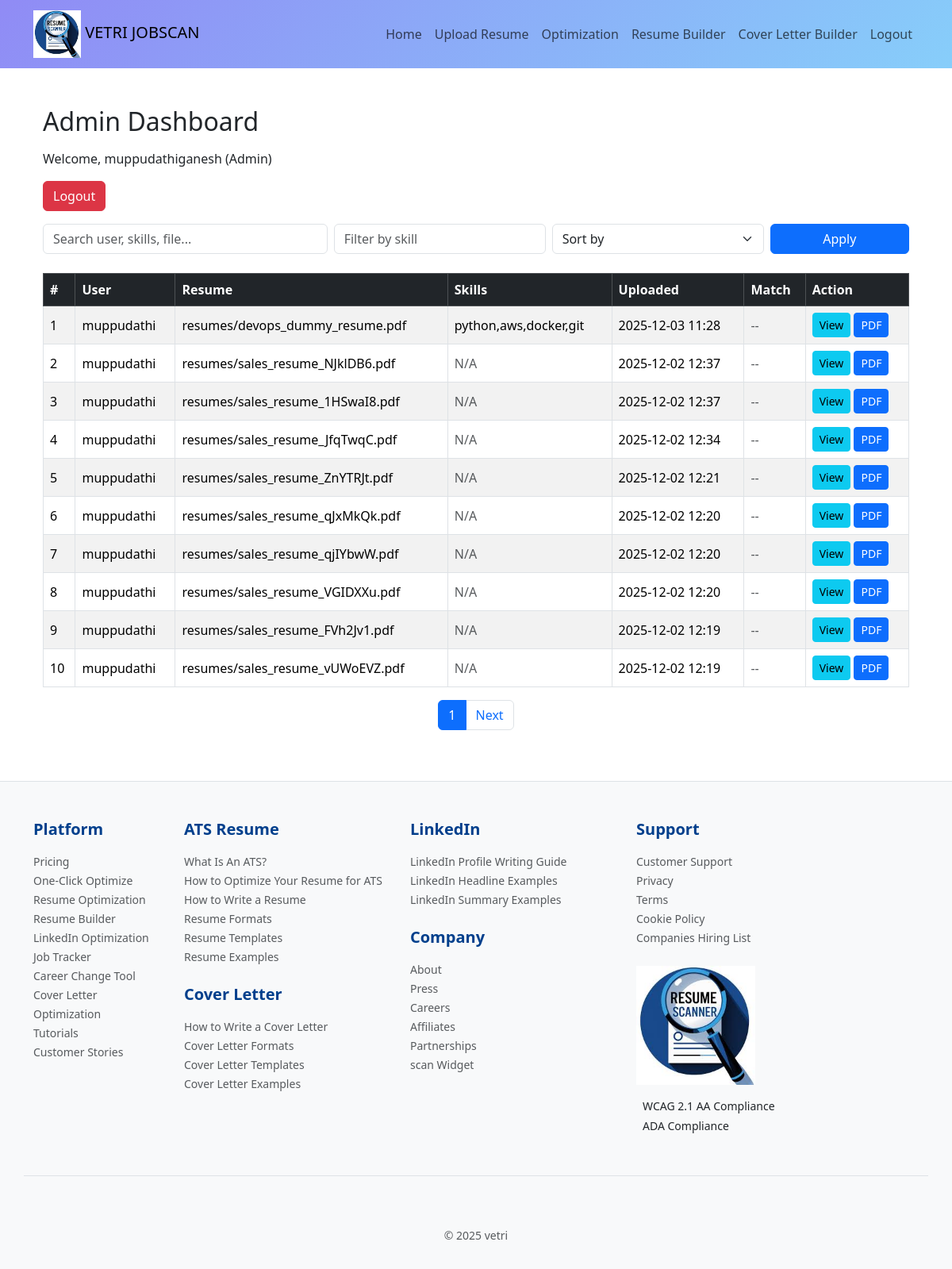
Screenshot of /admin_dashboard/ (signed in) with the database file from the repository.
### core/models.py (models this page shows, shortened)
class Resume(models.Model):
    user = models.ForeignKey(User, on_delete=models.CASCADE)
    file = models.FileField(upload_to="resumes/")
    extracted_text = models.TextField(null=True, blank=True)
    skills = models.TextField(null=True, blank=True)
    experience = models.TextField(null=True, blank=True)   # extracted experience
    education = models.TextField(null=True, blank=True)    # extracted education
    parsed_json = models.JSONField(null=True, blank=True)  # structured parse output
    created_at = models.DateTimeField(auto_now_add=True)

### core/views.py (the view, shortened to what this page needs)
# urls.py: path("admin_dashboard/", views.admin_dashboard, name="admin_dashboard"),
@login_required
@user_passes_test(lambda u: u.is_staff)
def admin_dashboard(request):
    search_query = request.GET.get("search", "").strip()
    skill_filter = request.GET.get("skill", "").strip().lower()
    sort_by = request.GET.get("sort", "")
    resumes = Resume.objects.all().order_by("-created_at")
    if skill_filter:
     resumes = resumes.filter(skills__iregex=rf"\b{skill_filter}\b")
    def compute_match_rate(resume):
        if not skill_filter:
            return 0
        skills_list = (resume.skills or "").lower().split(",")
        return 100 if skill_filter in skills_list else 0
    for r in resumes:
        r.match_rate = compute_match_rate(r)
    if sort_by == "match_high":
        resumes = sorted(resumes, key=lambda x: x.match_rate, reverse=True)
    elif sort_by == "match_low":
        resumes = sorted(resumes, key=lambda x: x.match_rate)
    paginator = Paginator(resumes, 10)
    page_number = request.GET.get("page")
    resumes_page = paginator.get_page(page_number)
    return render(request, "admin_dashboard.html", {
        "resumes": resumes_page,
        "search_query": search_query,
        "skill_filter": skill_filter,
        "sort_by": sort_by,
    })

### core/templates/admin_dashboard.html (shortened to what this page needs)
{% extends "base.html" %}
{% load static %}
{% block content %}
<div class="container py-4">
    <h2 class="mb-3">Admin Dashboard</h2>
    <p>Welcome, {{ request.user.username }} (Admin)</p>
    <a href="{% url 'logout' %}" class="btn btn-danger mb-3">Logout</a>
    <form method="get" class="row mb-4 g-2">
        <div class="col-md-4">
            <input type="text" name="search" class="form-control"
                   placeholder="Search user, skills, file..."
                   value="{{ search_query }}">
        </div>
        <div class="col-md-3">
            <input type="text" name="skill" class="form-control"
                   placeholder="Filter by skill"
                   value="{{ skill_filter }}">
        </div>
        <div class="col-md-3">
            <select name="sort" class="form-select">
                <option value="">Sort by</option>
            </select>
        </div>
        <div class="col-md-2">
            <button class="btn btn-primary w-100">Apply</button>
        </div>
    </form>
    {% if resumes %}
    <div class="table-responsive">
        <table class="table table-bordered table-striped align-middle">
            <thead class="table-dark">
                <tr>
                    <th>#</th>
                    <th>User</th>
                    <th>Resume</th>
                    <th>Skills</th>
                    <th>Uploaded</th>
                    <th>Match</th>
                    <th>Action</th>
                </tr>
            </thead>
            <tbody>
                {% for resume in resumes %}
                <tr>
                    <td>{{ forloop.counter }}</td>
                    <td>{{ resume.user.username }}</td>
                    <td>{{ resume.file.name|slice:":40" }}{% if resume.file.name|length > 40 %}...{% endif %}</td>
                    <td>
                        {% if resume.skills %}
                            {{ resume.skills|truncatechars:50 }}
                        {% else %}
                            <span class="text-muted">N/A</span>
                        {% endif %}
                    </td>
                    <td>{{ resume.created_at|date:"Y-m-d H:i" }}</td>
                    <td>
                        {% if resume.match_rate %}
                            <strong>{{ resume.match_rate }}%</strong>
                        {% else %}
                            <span class="text-muted">--</span>
                        {% endif %}
                    </td>
                    <td>
                        <a href="{% url 'resume_detail' resume.pk %}" class="btn btn-sm btn-info">View</a>
                        <a href="{% url 'resume_download' resume.pk %}" class="btn btn-sm btn-primary">PDF</a>
                    </td>
                </tr>
                {% endfor %}
            </tbody>
        </table>
    </div>
    <nav>
        <ul class="pagination justify-content-center">
            <li class="page-item active"><span class="page-link">{{ resumes.number }}</span></li>
            {% if resumes.has_next %}
                <li class="page-item"><a class="page-link" href="?page={{ resumes.next_page_number }}">Next</a></li>
            {% endif %}
        </ul>
    </nav>
    {% else %}
        <p>No resumes found.</p>
    {% endif %}
</div>
{% endblock %}

### core/templates/base.html (shortened to what this page needs)
{% load static %}
<!DOCTYPE html>
<html lang="en">
<head>
    <link href="https://cdn.jsdelivr.net/npm/bootstrap@5.3.3/dist/css/bootstrap.min.css" rel="stylesheet">
</head>
<body>
<nav class="navbar navbar-expand-lg" style="background: linear-gradient(135deg, rgb(144, 139, 245), #87cefa);">
    <div class="container">
        <a class="navbar-brand" href="/">
            <img src="{% static 'images/images (2).jpg' %}" style="height: 60px;">
            <span>VETRI JOBSCAN</span>
        </a>
        <div class="collapse navbar-collapse" id="nav">
            <ul class="navbar-nav ms-auto">
                <li class="nav-item"><a class="nav-link" href="{% url 'dashboard' %}">Home</a></li>
                {% if user.is_authenticated %}
                    <li class="nav-item"><a class="nav-link" href="/upload/">Upload Resume</a></li>
                    <li class="nav-item">
    <a class="nav-link" href="{% url 'optimize_resume' %}">Optimization</a>
</li>
<li class="nav-item">
    <a class="nav-link" href="{% url 'resume_builder' %}">Resume Builder</a>
</li>
<li class="nav-item">
    <a class="nav-link" href="{% url 'cover_letter_builder' %}">Cover Letter Builder</a>
</li>
                    <li class="nav-item"><a class="nav-link" href="{% url 'logout' %}">Logout</a></li>
                {% else %}
                    <li class="nav-item"><a class="nav-link" href="/login/">Login</a></li>
                    <li class="nav-item"><a class="nav-link" href="/register/">Register</a></li>
                {% endif %}
            </ul>
        </div>
    </div>
</nav>
<div class="container my-4">
    {% block content %}{% endblock %}
</div>
<footer class="bg-light pt-5 pb-3 border-top">
    <div class="container">
        <div class="row">
            <div class="col-lg-2 col-md-4 col-sm-6 mb-4">
                <h5 class="mb-3" style="font-weight: 700; color: #003f8c;">Platform</h5>
                <ul class="list-unstyled">
                    <li><a href="#" class="text-muted text-decoration-none small">Pricing</a></li>
                    <li><a href="#" class="text-muted text-decoration-none small">One-Click Optimize</a></li>
                    <li><a href="#" class="text-muted text-decoration-none small">Resume Optimization</a></li>
                    <li><a href="#" class="text-muted text-decoration-none small">Resume Builder</a></li>
                    <li><a href="#" class="text-muted text-decoration-none small">LinkedIn Optimization</a></li>
                    <li><a href="#" class="text-muted text-decoration-none small">Job Tracker</a></li>
                    <li><a href="#" class="text-muted text-decoration-none small">Career Change Tool</a></li>
                    <li><a href="#" class="text-muted text-decoration-none small">Cover Letter Optimization</a></li>
                    <li><a href="#" class="text-muted text-decoration-none small">Tutorials</a></li>
                    <li><a href="#" class="text-muted text-decoration-none small">Customer Stories</a></li>
                </ul>
            </div>
            <div class="col-lg-3 col-md-4 col-sm-6 mb-4">
                <h5 class="mb-3" style="font-weight: 700; color: #003f8c;">ATS Resume</h5>
                <ul class="list-unstyled">
                    <li><a href="#" class="text-muted text-decoration-none small">What Is An ATS?</a></li>
                    <li><a href="#" class="text-muted text-decoration-none small">How to Optimize Your Resume for ATS</a></li>
                    <li><a href="#" class="text-muted text-decoration-none small">How to Write a Resume</a></li>
                    <li><a href="#" class="text-muted text-decoration-none small">Resume Formats</a></li>
                    <li><a href="#" class="text-muted text-decoration-none small">Resume Templates</a></li>
                    <li><a href="#" class="text-muted text-decoration-none small">Resume Examples</a></li>
                </ul>
                <h5 class="mt-4 mb-3" style="font-weight: 700; color: #003f8c;">Cover Letter</h5>
                <ul class="list-unstyled">
                    <li><a href="#" class="text-muted text-decoration-none small">How to Write a Cover Letter</a></li>
                    <li><a href="#" class="text-muted text-decoration-none small">Cover Letter Formats</a></li>
                    <li><a href="#" class="text-muted text-decoration-none small">Cover Letter Templates</a></li>
                    <li><a href="#" class="text-muted text-decoration-none small">Cover Letter Examples</a></li>
                </ul>
            </div>
            <div class="col-lg-3 col-md-4 col-sm-6 mb-4">
                <h5 class="mb-3" style="font-weight: 700; color: #003f8c;">LinkedIn</h5>
                <ul class="list-unstyled">
                    <li><a href="#" class="text-muted text-decoration-none small">LinkedIn Profile Writing Guide</a></li>
                    <li><a href="#" class="text-muted text-decoration-none small">LinkedIn Headline Examples</a></li>
                    <li><a href="#" class="text-muted text-decoration-none small">LinkedIn Summary Examples</a></li>
                </ul>
                <h5 class="mt-4 mb-3" style="font-weight: 700; color: #003f8c;">Company</h5>
                <ul class="list-unstyled">
                    <li><a href="#" class="text-muted text-decoration-none small">About</a></li>
                    <li><a href="#" class="text-muted text-decoration-none small">Press</a></li>
                    <li><a href="#" class="text-muted text-decoration-none small">Careers</a></li>
                    <li><a href="#" class="text-muted text-decoration-none small">Affiliates</a></li>
                    <li><a href="#" class="text-muted text-decoration-none small">Partnerships</a></li>
                    <li><a href="#" class="text-muted text-decoration-none small">scan Widget</a></li>
                </ul>
            </div>
            <div class="col-lg-4 col-md-12 col-sm-6 mb-4">
                <h5 class="mb-3" style="font-weight: 700; color: #003f8c;">Support</h5>
                <ul class="list-unstyled">
                    <li><a href="#" class="text-muted text-decoration-none small">Customer Support</a></li>
                    <li><a href="#" class="text-muted text-decoration-none small">Privacy</a></li>
                    <li><a href="#" class="text-muted text-decoration-none small">Terms</a></li>
                    <li><a href="#" class="text-muted text-decoration-none small">Cookie Policy</a></li>
                    <li><a href="#" class="text-muted text-decoration-none small">Companies Hiring List</a></li>
                </ul>
                <div class="mt-4 mb-3">
                    <img src="{% static 'images/images (2).jpg' %}" alt="Professional Association of Resume Writers" class="img-fluid" style="max-width: 150px;">
                </div>
                <div class="small">
                    <p class="mb-1"> WCAG 2.1 AA Compliance</p>
                    <p class="mb-1"> ADA Compliance</p>
                </div>
            </div>
        </div> <div class="row pt-4 mt-4 border-top">
            <div class="col-12 text-center">
                <div class="mb-3">
                </div>
                <p class="text-muted small">© 2025 vetri</p>
            </div>
        </div> </div>
</footer>
</body>
</html>

### rows the page displays
Resume: user.username "muppudathi", file.name "resumes/devops_dummy_resume.pdf", skills "python,aws,docker,git", created_at "2025-12-03 11:28"
Resume: user.username "muppudathi", file.name "resumes/sales_resume_NJklDB6.pdf", skills "N/A", created_at "2025-12-02 12:37"
Resume: user.username "muppudathi", file.name "resumes/sales_resume_1HSwaI8.pdf", skills "N/A", created_at "2025-12-02 12:37"
Resume: user.username "muppudathi", file.name "resumes/sales_resume_JfqTwqC.pdf", skills "N/A", created_at "2025-12-02 12:34"
Resume: user.username "muppudathi", file.name "resumes/sales_resume_ZnYTRJt.pdf", skills "N/A", created_at "2025-12-02 12:21"
Resume: user.username "muppudathi", file.name "resumes/sales_resume_qJxMkQk.pdf", skills "N/A", created_at "2025-12-02 12:20"
Resume: user.username "muppudathi", file.name "resumes/sales_resume_qjIYbwW.pdf", skills "N/A", created_at "2025-12-02 12:20"
Resume: user.username "muppudathi", file.name "resumes/sales_resume_VGIDXXu.pdf", skills "N/A", created_at "2025-12-02 12:20"
Resume: user.username "muppudathi", file.name "resumes/sales_resume_FVh2Jv1.pdf", skills "N/A", created_at "2025-12-02 12:19"
Resume: user.username "muppudathi", file.name "resumes/sales_resume_vUWoEVZ.pdf", skills "N/A", created_at "2025-12-02 12:19"

### other values shown
{{ request.user.username }} "muppudathiganesh"
{{ resumes.number }} "1"
